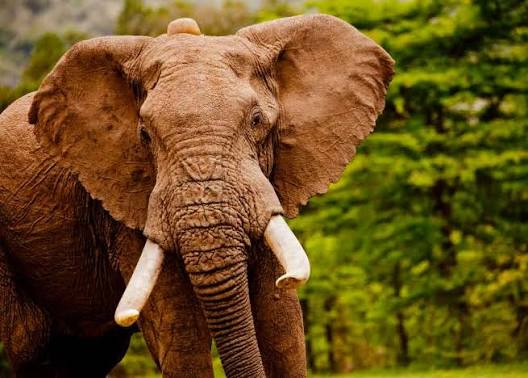
#> input picture Imagenes/ELEFANTE-0031.jpg, 528 x 378 px, found by its file name
$ python ejemplo2-mediana-0031.py
#> lines starting #> are read from the running program, lines starting #| are printed output that depends on the picture
# EJEMPLO 2. Eliminación de ruido con filtro Mediano
import cv2

# Cargar la imagen
imagen = cv2.imread("Imagenes/ELEFANTE-0031.jpg")
#> imagen is the input picture: shape (378, 528, 3); mean B, G, R 32.5, 81, 107.3

# Verificar que la imagen se haya cargado
if imagen is None:
    print("No se pudo cargar la imagen.")
    exit()

# Aplicar filtro de mediana
imagen_filtrada = cv2.medianBlur(
    imagen,
    5
)
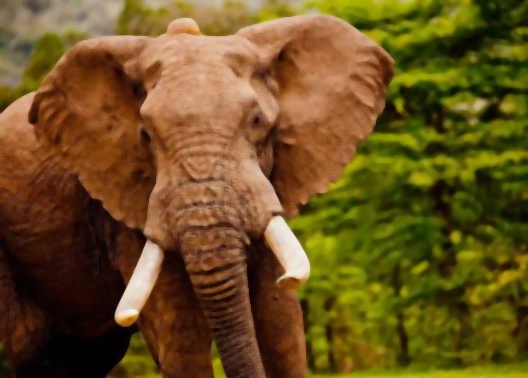
#> imagen_filtrada: shape (378, 528, 3); mean B, G, R 31.8, 80.9, 107.3

# Mostrar imágenes
cv2.imshow("Imagen original-0031", imagen)
cv2.imshow("Imagen con filtro de mediana-0031", imagen_filtrada)

# Guardar resultado
cv2.imwrite(
    "Resultados/ELEFANTE_mediana_0031.jpg",
    imagen_filtrada
)

print("Filtro de mediana aplicado correctamente.")
print("Resultado guardado en:")
print("Resultados/ELEFANTE_mediana_0031.jpg")

# Esperar una tecla
cv2.waitKey(0)

# Cerrar ventanas
cv2.destroyAllWindows()

print("Rafael Arevalo NC_0031")
